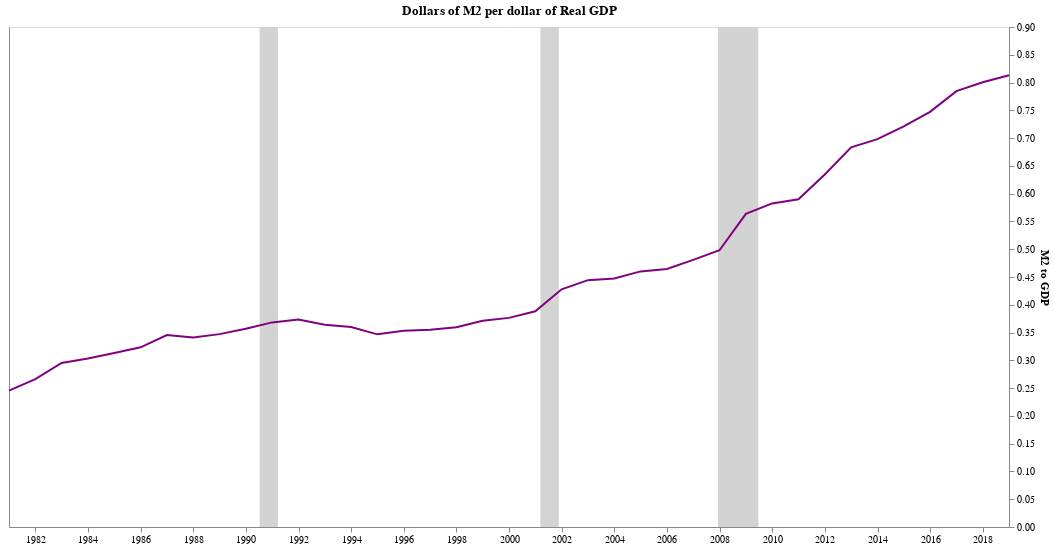

The code cell stored with this chart in its notebook:
### Markdown cell above
---

### Code cell
df_m2_efficiency = (df_m2.M2.resample("1Y").last() /\
                   df_us_gdp.GDP).rename("M2 to GDP")

df_m2_efficiency = df_m2_efficiency.reset_index().dropna()

tsm2gdp = alt.Chart(df_m2_efficiency).mark_line(color='purple').encode(
    alt.X('date:T'),
    alt.Y('M2 to GDP:Q', axis=alt.Axis(grid=False)), #, scale=alt.Scale(zero=False, padding=50))
    alt.Tooltip('round(ext, 2):N')
)

tscpi = alt.Chart(df_cpi.resample("1Y").last().reset_index().iloc[-39:]).mark_line(color='green').encode(
    alt.X('date:T'),
    alt.Y('CPI:Q', axis=alt.Axis(title=None, ticks=False, labels=False, grid=False)),
)

r2 = alt.Chart(df_recession.reset_index().iloc[-350:]).mark_rule(color='lightgray').encode(
    alt.X('date:T', axis=alt.Axis(title=None, grid=False)),
    alt.Y('Recession:Q', axis=alt.Axis(title=None, ticks=False, labels=False, grid=False)),
    size=alt.value(3)
)

alt.layer(
    r2,
    tsm2gdp,
    #tscpi
).resolve_scale(
    y='independent'
).properties(
    title="Dollars of M2 per dollar of Real GDP",
    width=1000,
    height=500
)

### Figure 1 — Vega-Lite specification as saved in the notebook (floating-point values rounded to 4 significant figures; data arrays with more than 128 entries replaced by an {"elided": "..."} marker saying what was removed)
{"$schema": "https://vega.github.io/schema/vega-lite/v2.4.3.json", "config": {"view": {"height": 300, "width": 400}}, "height": 500, "layer": [{"data": {"values": {"elided": "350 records"}}, "encoding": {"size": {"value": 3}, "x": {"axis": {"grid": false, "title": null}, "field": "date", "type": "temporal"}, "y": {"axis": {"grid": false, "labels": false, "ticks": false, "title": null}, "field": "Recession", "type": "quantitative"}}, "mark": {"color": "lightgray", "type": "rule"}}, {"data": {"values": [{"M2 to GDP": 0.2454, "date": "1980-12-31"}, {"M2 to GDP": 0.2663, "date": "1981-12-31"}, {"M2 to GDP": 0.2953, "date": "1982-12-31"}, {"M2 to GDP": 0.3032, "date": "1983-12-31"}, {"M2 to GDP": 0.3132, "date": "1984-12-31"}, {"M2 to GDP": 0.3234, "date": "1985-12-31"}, {"M2 to GDP": 0.3456, "date": "1986-12-31"}, {"M2 to GDP": 0.3411, "date": "1987-12-31"}, {"M2 to GDP": 0.3472, "date": "1988-12-31"}, {"M2 to GDP": 0.3567, "date": "1989-12-31"}, {"M2 to GDP": 0.3683, "date": "1990-12-31"}, {"M2 to GDP": 0.3735, "date": "1991-12-31"}, {"M2 to GDP": 0.3639, "date": "1992-12-31"}, {"M2 to GDP": 0.3599, "date": "1993-12-31"}, {"M2 to GDP": 0.3468, "date": "1994-12-31"}, {"M2 to GDP": 0.3533, "date": "1995-12-31"}, {"M2 to GDP": 0.3549, "date": "1996-12-31"}, {"M2 to GDP": 0.3594, "date": "1997-12-31"}, {"M2 to GDP": 0.3713, "date": "1998-12-31"}, {"M2 to GDP": 0.3764, "date": "1999-12-31"}, {"M2 to GDP": 0.3884, "date": "2000-12-31"}, {"M2 to GDP": 0.4278, "date": "2001-12-31"}, {"M2 to GDP": 0.4443, "date": "2002-12-31"}, {"M2 to GDP": 0.4473, "date": "2003-12-31"}, {"M2 to GDP": 0.4601, "date": "2004-12-31"}, {"M2 to GDP": 0.4645, "date": "2005-12-31"}, {"M2 to GDP": 0.4808, "date": "2006-12-31"}, {"M2 to GDP": 0.4981, "date": "2007-12-31"}, {"M2 to GDP": 0.5637, "date": "2008-12-31"}, {"M2 to GDP": 0.5825, "date": "2009-12-31"}, {"M2 to GDP": 0.5898, "date": "2010-12-31"}, {"M2 to GDP": 0.6347, "date": "2011-12-31"}, {"M2 to GDP": 0.6835, "date": "2012-12-31"}, {"M2 to GDP": 0.6983, "date": "2013-12-31"}, {"M2 to GDP": 0.7211, "date": "2014-12-31"}, {"M2 to GDP": 0.7473, "date": "2015-12-31"}, {"M2 to GDP": 0.7845, "date": "2016-12-31"}, {"M2 to GDP": 0.8005, "date": "2017-12-31"}, {"M2 to GDP": 0.8132, "date": "2018-12-31"}]}, "encoding": {"tooltip": {"field": "round(ext, 2)", "type": "nominal"}, "x": {"field": "date", "type": "temporal"}, "y": {"axis": {"grid": false}, "field": "M2 to GDP", "type": "quantitative"}}, "mark": {"color": "purple", "type": "line"}}], "resolve": {"scale": {"x": "shared", "y": "independent"}}, "title": "Dollars of M2 per dollar of Real GDP", "width": 1000}
